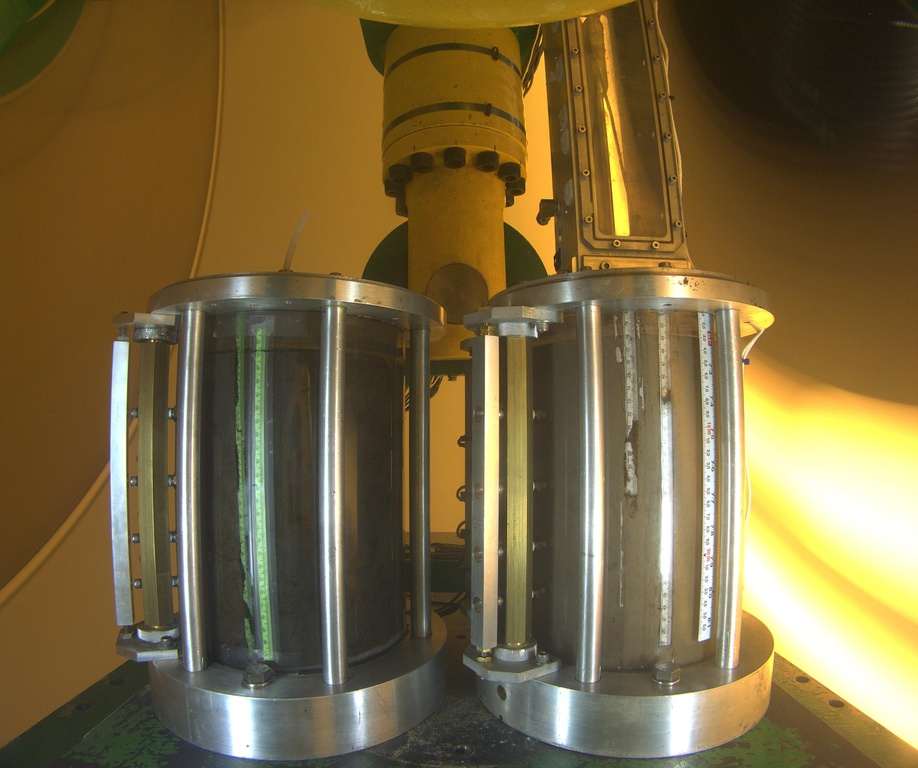
#> input picture data/tank2.jpg, 918 x 768 px, shrunk from 2448 x 2048 before the run
$ python cell_autotrack.py   (older library calls are emulated)
#> lines starting #> are read from the running program, lines starting #| are printed output that depends on the picture
import cv2
import numpy as np
from matplotlib import pyplot as plt

img = cv2.imread('./data/tank2.jpg',0)
#> img: shape (768, 918); min 13, max 255, mean 102.5
img2 = cv2.imread('./data/tank.jpg',0)
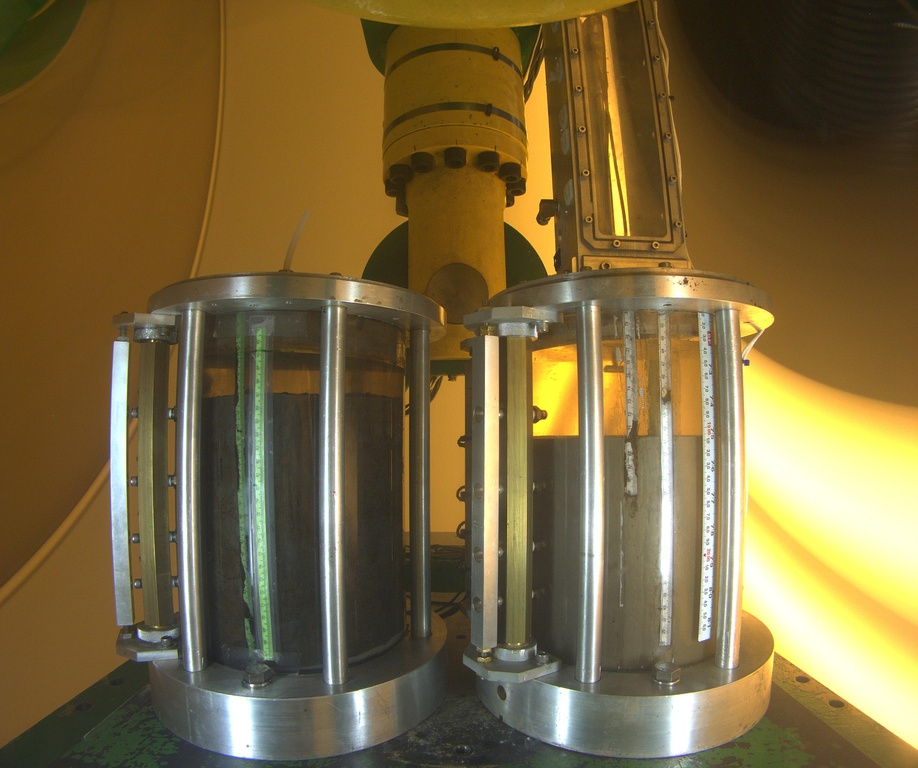
#> input picture data/tank.jpg, 918 x 768 px, shrunk from 2448 x 2048 before the run
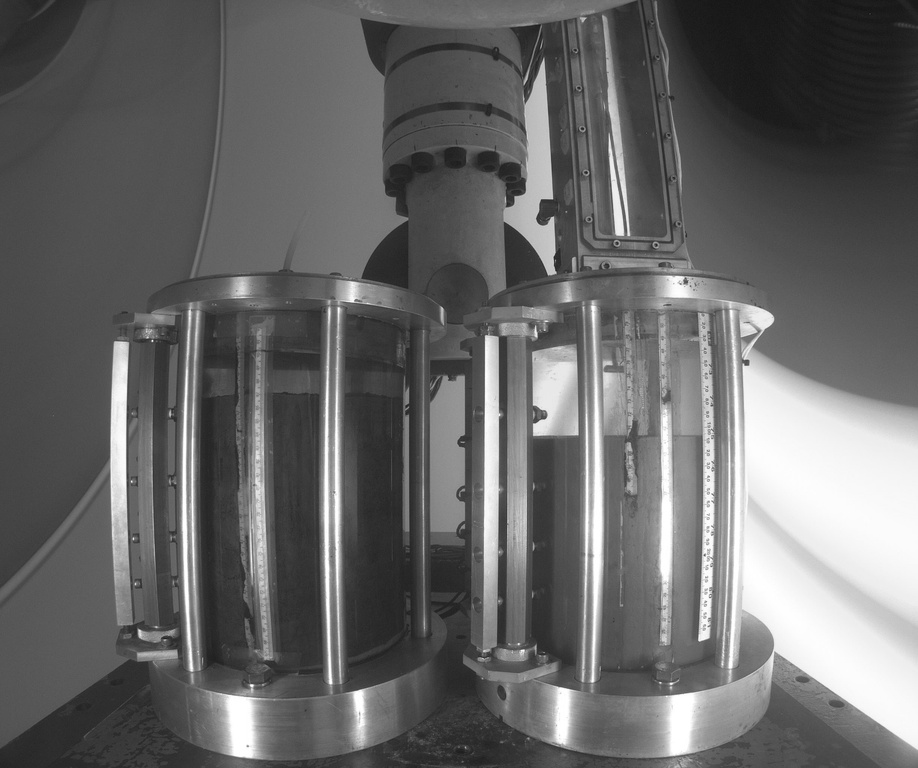
#> img2: shape (768, 918); min 19, max 255, mean 103.3


SobelX = cv2.Sobel(img,cv2.CV_64F,1,0)
SobelY = cv2.Sobel(img,cv2.CV_64F,0,1)
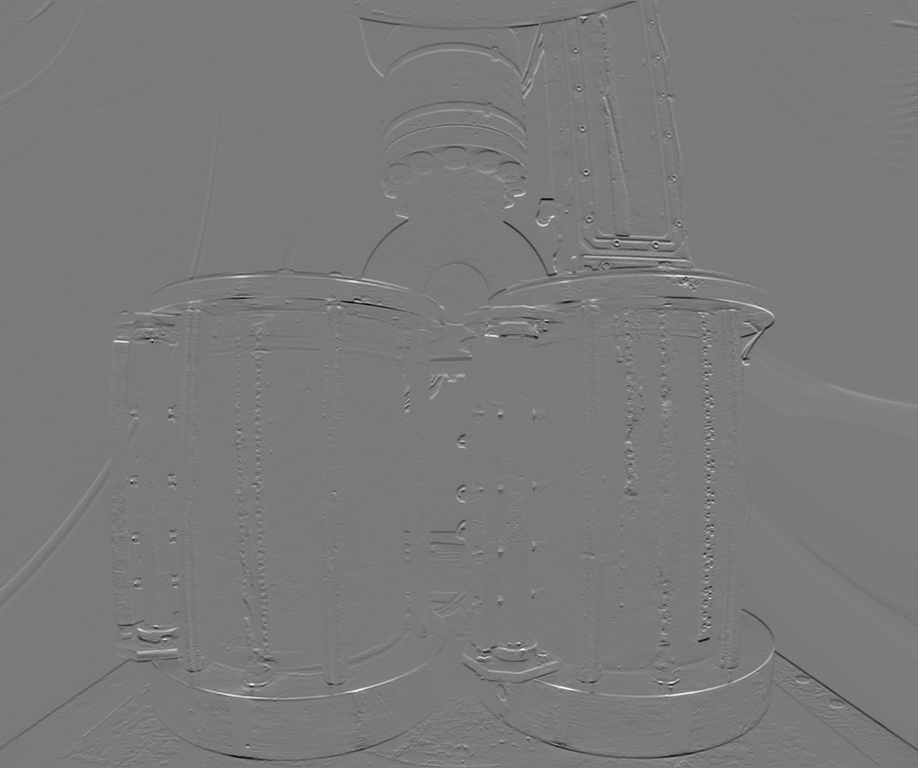
#> SobelY: shape (768, 918) float64; min -660, max 707, mean 0; drawn with min black and max white

SobelX = np.uint8(np.absolute(SobelX))
SobelY = np.uint8(np.absolute(SobelY))
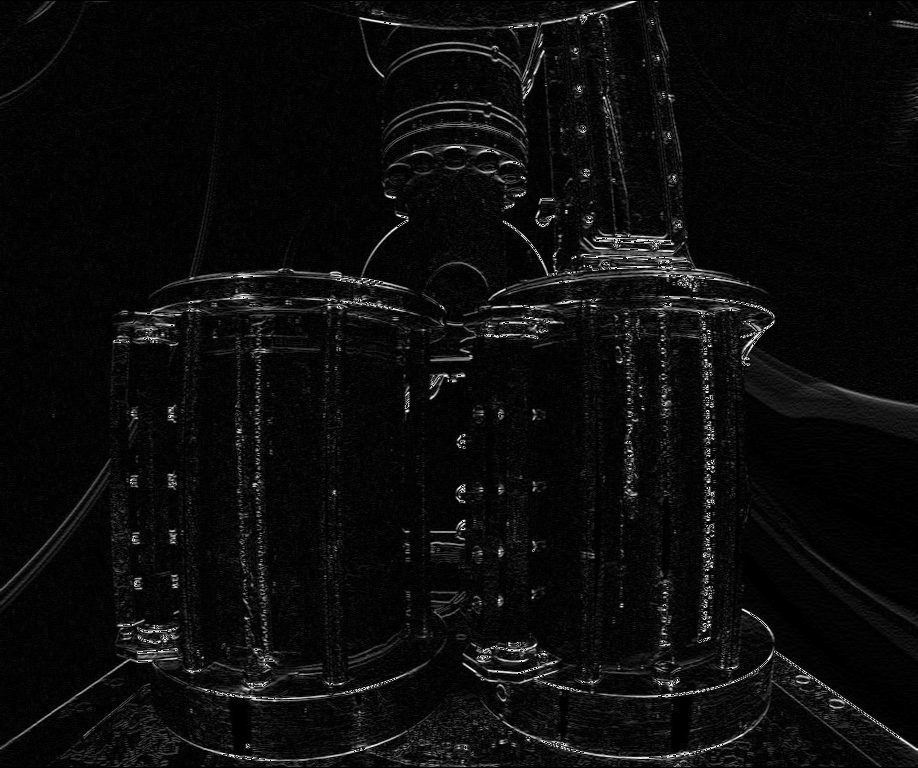
#> SobelY: shape (768, 918); min 0, max 255, mean 12.1

SobelCombined = cv2.bitwise_or(SobelX,SobelY)
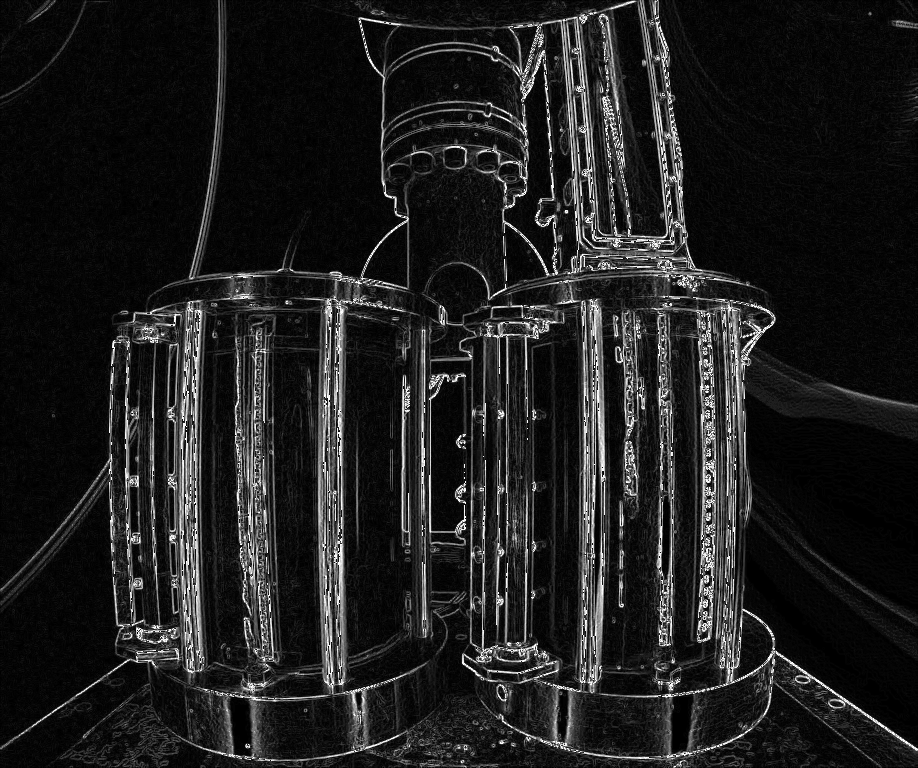
#> SobelCombined: shape (768, 918); min 0, max 255, mean 30.4


SobelX2 = cv2.Sobel(img2,cv2.CV_64F,1,0)
SobelY2 = cv2.Sobel(img2,cv2.CV_64F,0,1)

SobelX2 = np.uint8(np.absolute(SobelX))
SobelY2 = np.uint8(np.absolute(SobelY))

SobelCombined2 = cv2.bitwise_or(SobelX,SobelY)

titles = ['before','after']
images = [SobelCombined,SobelCombined2]

diff = cv2.absdiff(img,img2)
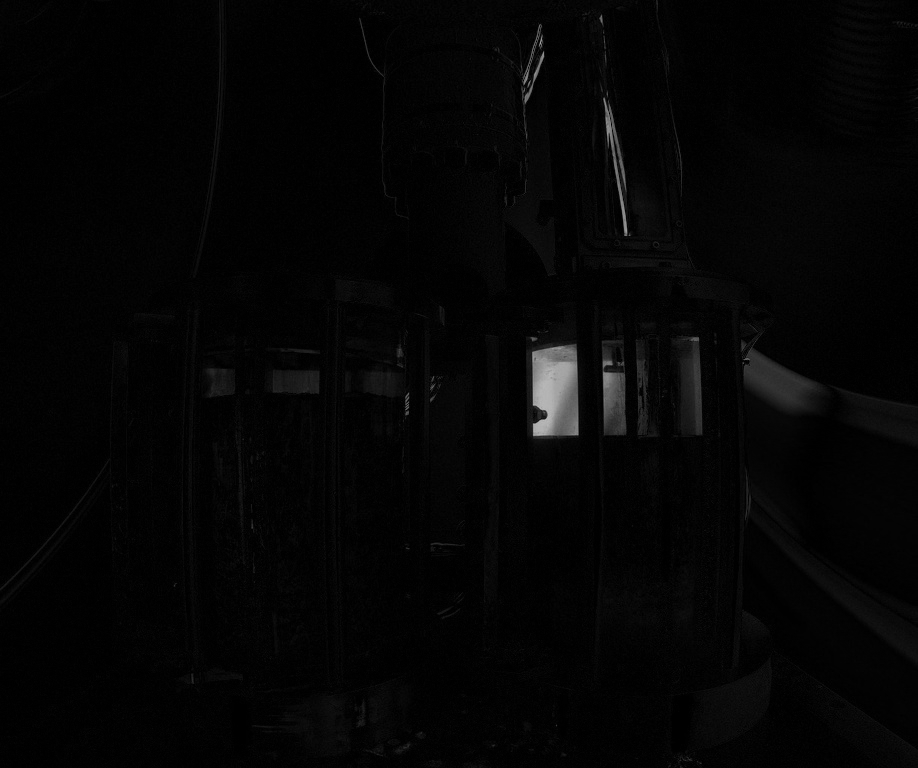
#> diff: shape (768, 918); min 0, max 188, mean 4.7

for i in range(len(titles)):
    plt.subplot(2,1,i+1),
    plt.imshow(images[i],'gray')
    plt.title(titles[i])
    plt.xticks([]), plt.yticks([])

plt.show()
